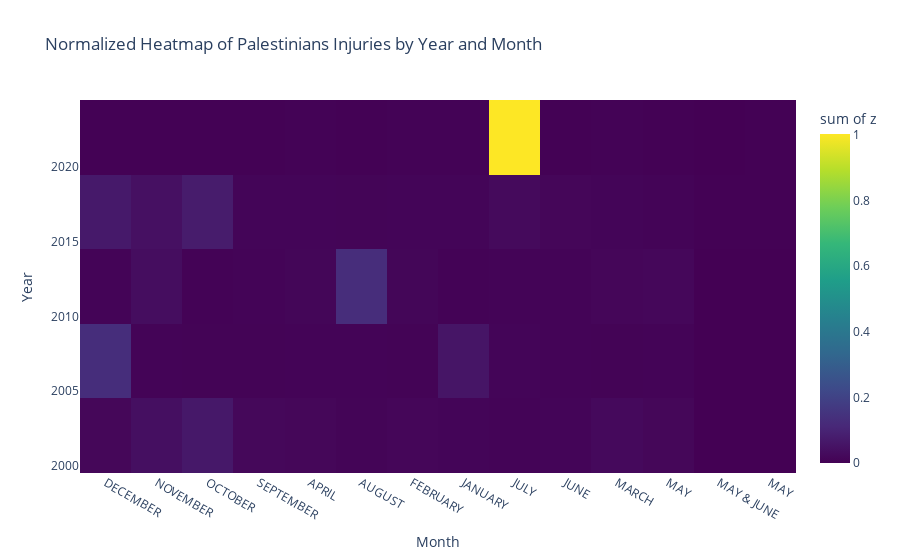
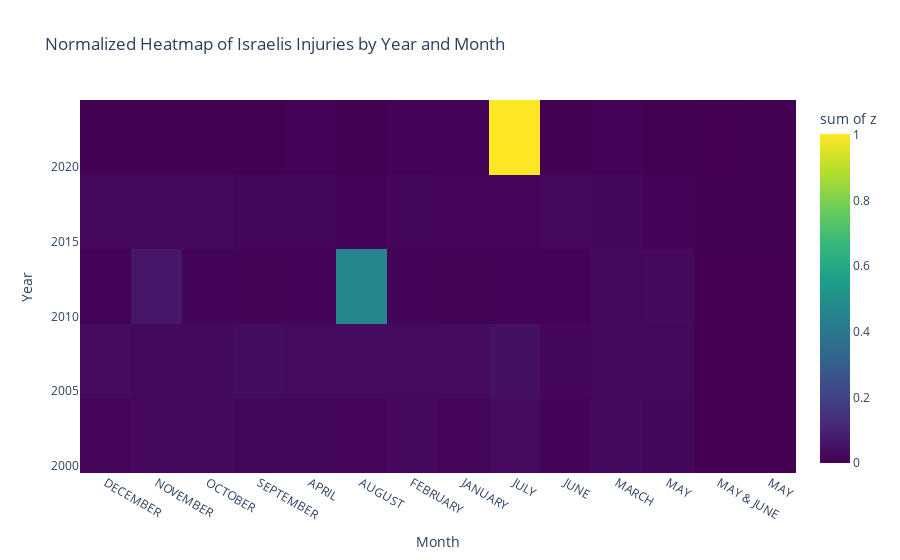

The notebook cell these images were saved under, in order:
### Markdown cell above
## Heatmap of Injuries and Deaths Across Year and Month

This heatmap visualizes the **intensity** of **Palestinians Injuries**, **Israelis Injuries**, **Palestinians Killed**, and **Israelis Killed** over **year** and **month**. The heatmap will help us see the distribution of these events, making it easier to identify when and how often significant events occurred.

Lighter colors represent higher counts, while darker colors represent lower counts.

### Code cell
# Grouping the data by 'Year' and 'Month' for better aggregation
data_month_year = df.groupby(['Year', 'Month'])[['Palestinians Injuries', 'Israelis Injuries', 'Palestinians Killed', 'Israelis Killed']].sum().reset_index()

# Normalize data (log scaling or by dividing by the maximum value)
normalized_data = data_month_year[['Palestinians Injuries', 'Israelis Injuries', 'Palestinians Killed', 'Israelis Killed']].div(
    data_month_year[['Palestinians Injuries', 'Israelis Injuries', 'Palestinians Killed', 'Israelis Killed']].max(), axis=1)

# Heatmap for Palestinians Injuries
fig = px.density_heatmap(data_month_year, x='Month', y='Year', z=normalized_data['Palestinians Injuries'],
                         color_continuous_scale='Viridis',
                         title="Normalized Heatmap of Palestinians Injuries by Year and Month",
                         labels={'Palestinians Injuries': 'Injuries Count'})

# Show the plot
fig.show()

# Similarly for Israelis Injuries
fig = px.density_heatmap(data_month_year, x='Month', y='Year', z=normalized_data['Israelis Injuries'],
                         color_continuous_scale='Viridis',
                         title="Normalized Heatmap of Israelis Injuries by Year and Month",
                         labels={'Israelis Injuries': 'Injuries Count'})

# Show the plot
fig.show()

### Figure 1 — Plotly figure (JSON) as saved in the notebook; plotly's stock layout.template omitted (floating-point values rounded to 4 significant figures; data arrays with more than 128 entries replaced by an {"elided": "..."} marker saying what was removed)
{"data": [{"coloraxis": "coloraxis", "histfunc": "sum", "hovertemplate": "Month=%{x}<br>Year=%{y}<br>sum of z=%{z}<extra></extra>", "name": "", "type": "histogram2d", "x": {"elided": "250 str values"}, "xaxis": "x", "xbingroup": "x", "y": {"elided": "250 int values"}, "yaxis": "y", "ybingroup": "y", "z": {"elided": "250 float values"}}], "layout": {"coloraxis": {"colorbar": {"title": {"text": "sum of z"}}, "colorscale": [[0, "#440154"], [0.1111, "#482878"], [0.2222, "#3e4989"], [0.3333, "#31688e"], [0.4444, "#26828e"], [0.5556, "#1f9e89"], [0.6667, "#35b779"], [0.7778, "#6ece58"], [0.8889, "#b5de2b"], [1, "#fde725"]]}, "legend": {"tracegroupgap": 0}, "title": {"text": "Normalized Heatmap of Palestinians Injuries by Year and Month"}, "xaxis": {"anchor": "y", "domain": [0, 1], "title": {"text": "Month"}}, "yaxis": {"anchor": "x", "domain": [0, 1], "title": {"text": "Year"}}}}

### Figure 2 — Plotly figure (JSON) as saved in the notebook; plotly's stock layout.template omitted (floating-point values rounded to 4 significant figures; data arrays with more than 128 entries replaced by an {"elided": "..."} marker saying what was removed)
{"data": [{"coloraxis": "coloraxis", "histfunc": "sum", "hovertemplate": "Month=%{x}<br>Year=%{y}<br>sum of z=%{z}<extra></extra>", "name": "", "type": "histogram2d", "x": {"elided": "250 str values"}, "xaxis": "x", "xbingroup": "x", "y": {"elided": "250 int values"}, "yaxis": "y", "ybingroup": "y", "z": {"elided": "250 float values"}}], "layout": {"coloraxis": {"colorbar": {"title": {"text": "sum of z"}}, "colorscale": [[0, "#440154"], [0.1111, "#482878"], [0.2222, "#3e4989"], [0.3333, "#31688e"], [0.4444, "#26828e"], [0.5556, "#1f9e89"], [0.6667, "#35b779"], [0.7778, "#6ece58"], [0.8889, "#b5de2b"], [1, "#fde725"]]}, "legend": {"tracegroupgap": 0}, "title": {"text": "Normalized Heatmap of Israelis Injuries by Year and Month"}, "xaxis": {"anchor": "y", "domain": [0, 1], "title": {"text": "Month"}}, "yaxis": {"anchor": "x", "domain": [0, 1], "title": {"text": "Year"}}}}
